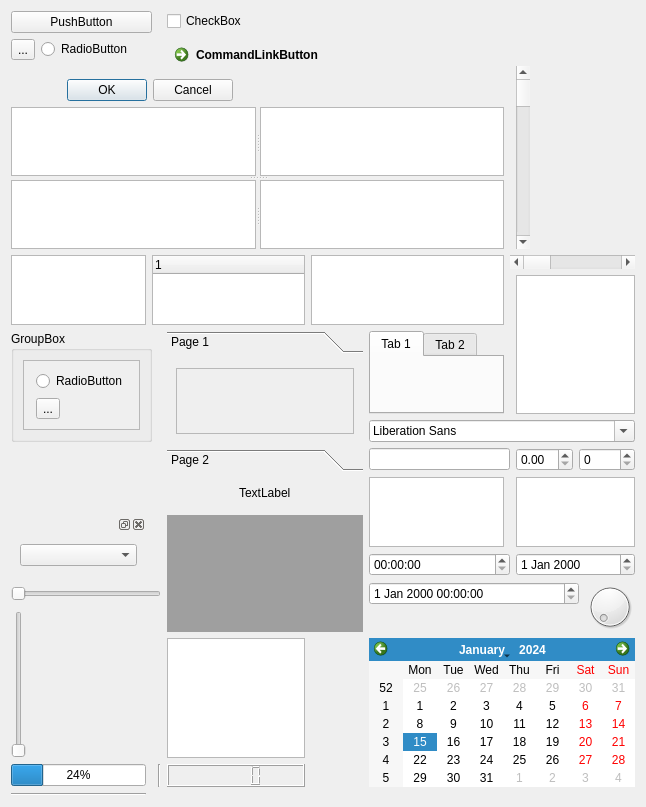
<?xml version="1.0" encoding="UTF-8"?>
<ui version="4.0">
 <class>Form</class>
 <widget class="QWidget" name="Form">
  <property name="geometry">
   <rect>
    <x>0</x>
    <y>0</y>
    <width>646</width>
    <height>793</height>
   </rect>
  </property>
  <property name="windowTitle">
   <string>Form</string>
  </property>
  <layout class="QGridLayout" name="gridLayout_6">
   <item row="0" column="0" rowspan="2" colspan="2">
    <layout class="QVBoxLayout" name="verticalLayout">
     <item>
      <widget class="QPushButton" name="pushButton">
       <property name="text">
        <string>PushButton</string>
       </property>
      </widget>
     </item>
     <item>
      <layout class="QHBoxLayout" name="horizontalLayout">
       <item>
        <widget class="QToolButton" name="toolButton">
         <property name="text">
          <string>...</string>
         </property>
        </widget>
       </item>
       <item>
        <widget class="QRadioButton" name="radioButton">
         <property name="text">
          <string>RadioButton</string>
         </property>
        </widget>
       </item>
      </layout>
     </item>
    </layout>
   </item>
   <item row="0" column="3" colspan="2">
    <widget class="QCheckBox" name="checkBox">
     <property name="text">
      <string>CheckBox</string>
     </property>
    </widget>
   </item>
   <item row="1" column="3" rowspan="2" colspan="3">
    <widget class="QCommandLinkButton" name="commandLinkButton">
     <property name="text">
      <string>CommandLinkButton</string>
     </property>
    </widget>
   </item>
   <item row="2" column="8" rowspan="3">
    <widget class="QScrollBar" name="verticalScrollBar">
     <property name="orientation">
      <enum>Qt::Vertical</enum>
     </property>
    </widget>
   </item>
   <item row="3" column="0" colspan="4">
    <widget class="QDialogButtonBox" name="buttonBox">
     <property name="standardButtons">
      <set>QDialogButtonBox::Cancel|QDialogButtonBox::Ok</set>
     </property>
    </widget>
   </item>
   <item row="4" column="0" colspan="7">
    <widget class="QSplitter" name="splitter_3">
     <property name="orientation">
      <enum>Qt::Vertical</enum>
     </property>
     <widget class="QSplitter" name="splitter_2">
      <property name="orientation">
       <enum>Qt::Horizontal</enum>
      </property>
      <widget class="QListView" name="listView"/>
      <widget class="QTreeView" name="treeView"/>
     </widget>
     <widget class="QSplitter" name="splitter">
      <property name="orientation">
       <enum>Qt::Horizontal</enum>
      </property>
      <widget class="QTableView" name="tableView"/>
      <widget class="QColumnView" name="columnView"/>
     </widget>
    </widget>
   </item>
   <item row="5" column="0" rowspan="2">
    <widget class="QListWidget" name="listWidget"/>
   </item>
   <item row="5" column="1" rowspan="2" colspan="4">
    <widget class="QTreeWidget" name="treeWidget">
     <column>
      <property name="text">
       <string notr="true">1</string>
      </property>
     </column>
    </widget>
   </item>
   <item row="5" column="5" rowspan="2" colspan="2">
    <widget class="QTableWidget" name="tableWidget"/>
   </item>
   <item row="5" column="7" colspan="4">
    <widget class="QScrollBar" name="horizontalScrollBar">
     <property name="orientation">
      <enum>Qt::Horizontal</enum>
     </property>
    </widget>
   </item>
   <item row="6" column="8" rowspan="2" colspan="3">
    <widget class="QTextBrowser" name="textBrowser"/>
   </item>
   <item row="7" column="0" rowspan="2" colspan="2">
    <widget class="QGroupBox" name="groupBox">
     <property name="title">
      <string>GroupBox</string>
     </property>
     <layout class="QGridLayout" name="gridLayout_2">
      <item row="0" column="0">
       <widget class="QScrollArea" name="scrollArea">
        <property name="widgetResizable">
         <bool>true</bool>
        </property>
        <widget class="QWidget" name="scrollAreaWidgetContents">
         <property name="geometry">
          <rect>
           <x>0</x>
           <y>0</y>
           <width>123</width>
           <height>61</height>
          </rect>
         </property>
         <layout class="QGridLayout" name="gridLayout">
          <item row="0" column="0">
           <widget class="QRadioButton" name="radioButton_2">
            <property name="text">
             <string>RadioButton</string>
            </property>
           </widget>
          </item>
          <item row="1" column="0">
           <widget class="QToolButton" name="toolButton_2">
            <property name="text">
             <string>...</string>
            </property>
           </widget>
          </item>
         </layout>
        </widget>
       </widget>
      </item>
     </layout>
    </widget>
   </item>
   <item row="7" column="3" rowspan="3" colspan="3">
    <widget class="QToolBox" name="toolBox">
     <property name="currentIndex">
      <number>0</number>
     </property>
     <widget class="QWidget" name="page">
      <property name="geometry">
       <rect>
        <x>0</x>
        <y>0</y>
        <width>186</width>
        <height>73</height>
       </rect>
      </property>
      <attribute name="label">
       <string>Page 1</string>
      </attribute>
      <layout class="QGridLayout" name="gridLayout_3">
       <item row="0" column="0">
        <widget class="QFrame" name="frame">
         <property name="frameShape">
          <enum>QFrame::StyledPanel</enum>
         </property>
         <property name="frameShadow">
          <enum>QFrame::Raised</enum>
         </property>
        </widget>
       </item>
      </layout>
     </widget>
     <widget class="QWidget" name="page_2">
      <property name="geometry">
       <rect>
        <x>0</x>
        <y>0</y>
        <width>186</width>
        <height>73</height>
       </rect>
      </property>
      <attribute name="label">
       <string>Page 2</string>
      </attribute>
     </widget>
    </widget>
   </item>
   <item row="7" column="6">
    <widget class="QTabWidget" name="tabWidget">
     <widget class="QWidget" name="tab">
      <attribute name="title">
       <string>Tab 1</string>
      </attribute>
      <layout class="QGridLayout" name="gridLayout_4">
       <item row="0" column="0">
        <widget class="QWidget" name="widget" native="true"/>
       </item>
      </layout>
     </widget>
     <widget class="QWidget" name="tab_2">
      <attribute name="title">
       <string>Tab 2</string>
      </attribute>
     </widget>
    </widget>
   </item>
   <item row="8" column="6" colspan="5">
    <widget class="QFontComboBox" name="fontComboBox"/>
   </item>
   <item row="9" column="6" colspan="2">
    <widget class="QLineEdit" name="lineEdit"/>
   </item>
   <item row="9" column="8">
    <widget class="QDoubleSpinBox" name="doubleSpinBox"/>
   </item>
   <item row="9" column="9" colspan="2">
    <widget class="QSpinBox" name="spinBox"/>
   </item>
   <item row="10" column="4">
    <widget class="QLabel" name="label">
     <property name="text">
      <string>TextLabel</string>
     </property>
    </widget>
   </item>
   <item row="10" column="6" rowspan="2">
    <widget class="QTextEdit" name="textEdit"/>
   </item>
   <item row="10" column="8" rowspan="2" colspan="3">
    <widget class="QPlainTextEdit" name="plainTextEdit"/>
   </item>
   <item row="11" column="0" rowspan="2">
    <widget class="QDockWidget" name="dockWidget">
     <widget class="QWidget" name="dockWidgetContents">
      <layout class="QGridLayout" name="gridLayout_5">
       <item row="0" column="0">
        <widget class="QComboBox" name="comboBox"/>
       </item>
      </layout>
     </widget>
    </widget>
   </item>
   <item row="11" column="3" rowspan="4" colspan="3">
    <widget class="QMdiArea" name="mdiArea"/>
   </item>
   <item row="12" column="6" colspan="2">
    <widget class="QTimeEdit" name="timeEdit"/>
   </item>
   <item row="12" column="8" colspan="3">
    <widget class="QDateEdit" name="dateEdit"/>
   </item>
   <item row="13" column="0" colspan="3">
    <widget class="QSlider" name="horizontalSlider">
     <property name="orientation">
      <enum>Qt::Horizontal</enum>
     </property>
    </widget>
   </item>
   <item row="13" column="6" colspan="4">
    <widget class="QDateTimeEdit" name="dateTimeEdit"/>
   </item>
   <item row="13" column="10" rowspan="2">
    <widget class="QDial" name="dial"/>
   </item>
   <item row="14" column="0" rowspan="2">
    <widget class="QSlider" name="verticalSlider">
     <property name="orientation">
      <enum>Qt::Vertical</enum>
     </property>
    </widget>
   </item>
   <item row="15" column="3" colspan="2">
    <widget class="QGraphicsView" name="graphicsView"/>
   </item>
   <item row="15" column="6" rowspan="2" colspan="5">
    <widget class="QCalendarWidget" name="calendarWidget"/>
   </item>
   <item row="16" column="0">
    <widget class="QProgressBar" name="progressBar">
     <property name="value">
      <number>24</number>
     </property>
    </widget>
   </item>
   <item row="16" column="2">
    <widget class="Line" name="line_2">
     <property name="orientation">
      <enum>Qt::Vertical</enum>
     </property>
    </widget>
   </item>
   <item row="16" column="3" colspan="2">
    <widget class="QLCDNumber" name="lcdNumber"/>
   </item>
   <item row="17" column="0">
    <widget class="Line" name="line">
     <property name="orientation">
      <enum>Qt::Horizontal</enum>
     </property>
    </widget>
   </item>
  </layout>
  <action name="actionFoo">
   <property name="text">
    <string>Foo</string>
   </property>
  </action>
 </widget>
 <tabstops>
  <tabstop>checkBox</tabstop>
  <tabstop>toolButton</tabstop>
  <tabstop>radioButton</tabstop>
  <tabstop>pushButton</tabstop>
  <tabstop>commandLinkButton</tabstop>
  <tabstop>buttonBox</tabstop>
  <tabstop>listView</tabstop>
  <tabstop>treeView</tabstop>
  <tabstop>tableView</tabstop>
  <tabstop>columnView</tabstop>
  <tabstop>listWidget</tabstop>
  <tabstop>treeWidget</tabstop>
  <tabstop>tableWidget</tabstop>
  <tabstop>tabWidget</tabstop>
  <tabstop>fontComboBox</tabstop>
  <tabstop>lineEdit</tabstop>
  <tabstop>textEdit</tabstop>
  <tabstop>plainTextEdit</tabstop>
  <tabstop>spinBox</tabstop>
  <tabstop>doubleSpinBox</tabstop>
  <tabstop>timeEdit</tabstop>
  <tabstop>dateEdit</tabstop>
  <tabstop>dateTimeEdit</tabstop>
  <tabstop>dial</tabstop>
  <tabstop>horizontalSlider</tabstop>
  <tabstop>verticalSlider</tabstop>
  <tabstop>textBrowser</tabstop>
  <tabstop>graphicsView</tabstop>
  <tabstop>calendarWidget</tabstop>
  <tabstop>scrollArea</tabstop>
  <tabstop>radioButton_2</tabstop>
  <tabstop>toolButton_2</tabstop>
  <tabstop>comboBox</tabstop>
 </tabstops>
 <resources/>
 <connections>
  <connection>
   <sender>Form</sender>
   <signal>customContextMenuRequested(QPoint)</signal>
   <receiver>Form</receiver>
   <slot>update()</slot>
   <hints>
    <hint type="sourcelabel">
     <x>322</x>
     <y>396</y>
    </hint>
    <hint type="destinationlabel">
     <x>322</x>
     <y>396</y>
    </hint>
   </hints>
  </connection>
 </connections>
</ui>
